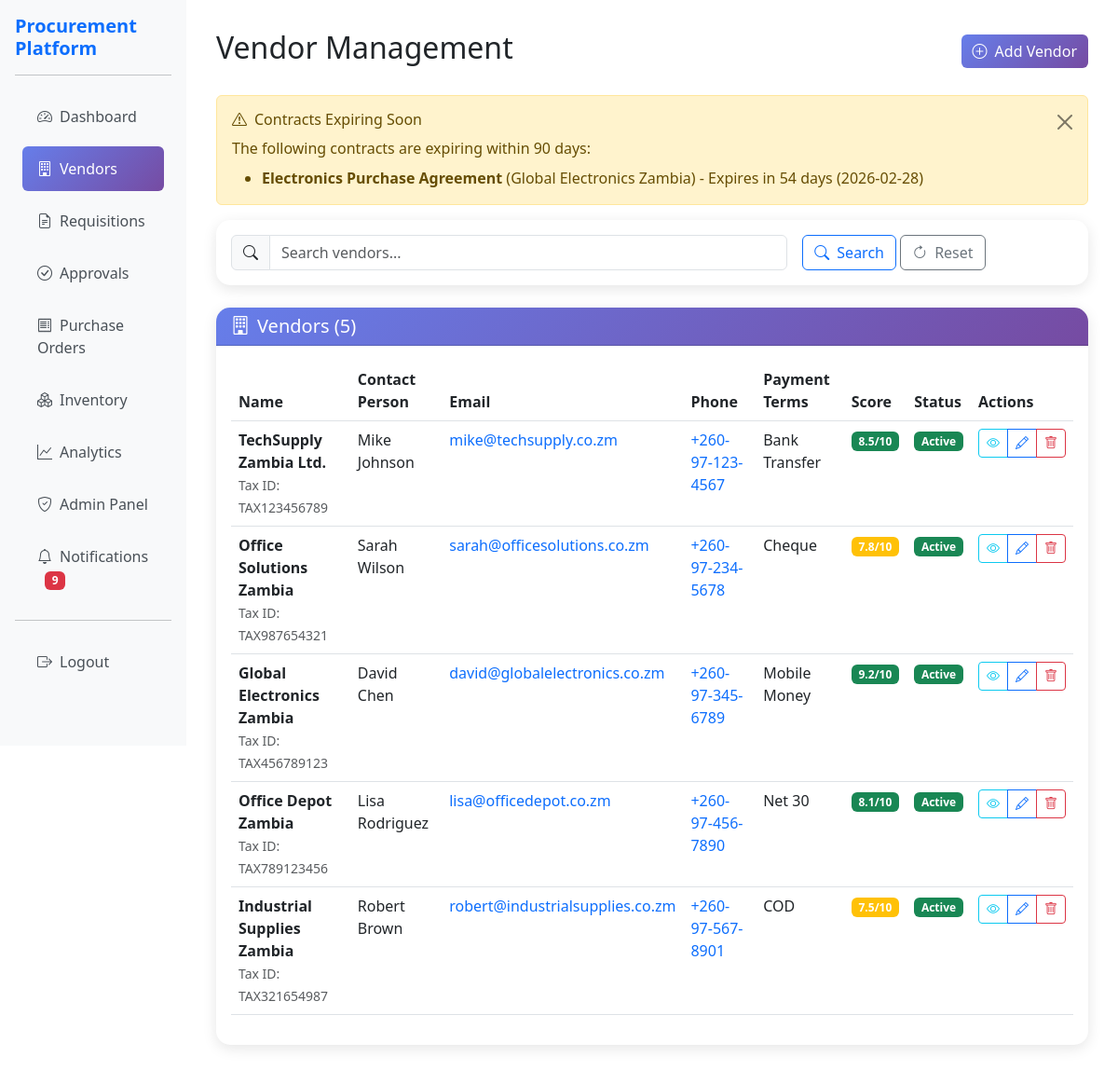
Screenshot of /vendor.php (signed in) with the database file from the repository.
### tables this page shows
CREATE TABLE `vendor_contracts` (
  `id` int(11) NOT NULL,
  `vendor_id` int(11) NOT NULL,
  `contract_number` varchar(50) NOT NULL,
  `contract_name` varchar(255) NOT NULL,
  `contract_type` enum('framework','blanket','standing','service','goods') DEFAULT 'goods',
  `start_date` date NOT NULL,
  `end_date` date NOT NULL,
  `total_value` decimal(15,2) DEFAULT 0.00,
  `currency` varchar(3) DEFAULT 'ZMW',
  `status` enum('draft','active','expiring','expired','terminated') DEFAULT 'draft',
  `terms_and_conditions` text DEFAULT NULL,
  `renewal_notification_days` int(11) DEFAULT 60,
  `created_by` int(11) NOT NULL,
  `created_at` timestamp NOT NULL DEFAULT current_timestamp(),
  `updated_at` timestamp NOT NULL DEFAULT current_timestamp() ON UPDATE current_timestamp()
);

CREATE TABLE `vendors` (
  `id` int(11) NOT NULL,
  `name` varchar(100) NOT NULL,
  `contact_person` varchar(100) DEFAULT NULL,
  `email` varchar(100) DEFAULT NULL,
  `phone` varchar(20) DEFAULT NULL,
  `address` text DEFAULT NULL,
  `tax_id` varchar(50) DEFAULT NULL,
  `payment_terms` varchar(100) DEFAULT NULL,
  `vendor_score` decimal(3,1) DEFAULT 0.0,
  `delivery_time_avg` int(11) DEFAULT 0,
  `defect_rate` decimal(5,2) DEFAULT 0.00,
  `on_time_percentage` decimal(5,2) DEFAULT 0.00,
  `is_active` tinyint(1) DEFAULT 1,
  `created_at` timestamp NOT NULL DEFAULT current_timestamp(),
  `updated_at` timestamp NOT NULL DEFAULT current_timestamp() ON UPDATE current_timestamp()
);

### config/config.php (called while the page is built, shortened)
<?php
function isLoggedIn() {
    return isset($_SESSION['user_id']) && isset($_SESSION['username']);
}
function getCurrentUser() {
    return [
        'id' => $_SESSION['user_id'],
        'username' => $_SESSION['username'],
        'email' => $_SESSION['email'],
        'first_name' => $_SESSION['first_name'],
        'last_name' => $_SESSION['last_name'],
        'role_id' => $_SESSION['role_id'],
        'role_name' => $_SESSION['role_name']
    ];
}
function hasPermission($permission) {
    $user = getCurrentUser();
    if ($user['role_id'] == 1) {
        return true;
    }
    $permissions = $_SESSION['permissions'] ?? [];
    return isset($permissions[$permission]) && $permissions[$permission] === true;
}
?>

### includes/notifications.php (called while the page is built, shortened)
<?php
require_once __DIR__ . '/../config/config.php';
class NotificationSystem {
    private $db;
    public function __construct() {
        $this->db = new Database();
    }
    public function getUnreadCount($user_id) {
        try {
            $conn = $this->db->getConnection();
            $sql = "SELECT COUNT(*) FROM notifications WHERE user_id = ? AND is_read = 0";
            $stmt = $conn->prepare($sql);
            $stmt->execute([$user_id]);
            $count = $stmt->fetchColumn();
            return $count;
        } catch (Exception $e) {
            error_log("Get unread count error: " . $e->getMessage());
            return 0;
        }
    }
}
?>

### vendor.php (the view, shortened to what this page needs)
<?php
require_once 'config/config.php';
require_once 'auth/auth.php';
require_once 'includes/notifications.php';
$db = new Database();
$conn = $db->getConnection();
$action = $_GET['action'] ?? 'list';
$notificationSystem = new NotificationSystem();
$unread_notifications = $notificationSystem->getUnreadCount($_SESSION['user_id']);
$expiring_contracts = [];
try {
    $check_sql = "SELECT COUNT(*) FROM information_schema.tables WHERE table_schema = DATABASE() AND table_name = 'vendor_contracts'";
    $check_stmt = $conn->prepare($check_sql);
    $check_stmt->execute();
    $has_contracts = $check_stmt->fetchColumn() > 0;
    if ($has_contracts) {
        $sql = "SELECT vc.*, v.name as vendor_name, DATEDIFF(vc.end_date, CURDATE()) as days_to_expiry
                FROM vendor_contracts vc
                JOIN vendors v ON vc.vendor_id = v.id
                WHERE vc.status = 'active'
                AND vc.end_date BETWEEN CURDATE() AND DATE_ADD(CURDATE(), INTERVAL 90 DAY)
                ORDER BY vc.end_date ASC
                LIMIT 10";
        $stmt = $conn->prepare($sql);
        $stmt->execute();
        $expiring_contracts = $stmt->fetchAll();
    }
} catch (Exception $e) {
    $expiring_contracts = [];
}
$search = $_GET['search'] ?? '';
$page = max(1, $_GET['page'] ?? 1);
$offset = ($page - 1) * ITEMS_PER_PAGE;
$whereClause = "WHERE 1=1";
$params = [];
$sql = "SELECT * FROM vendors $whereClause ORDER BY created_at DESC LIMIT " . (int)ITEMS_PER_PAGE . " OFFSET " . (int)$offset;
$stmt = $conn->prepare($sql);
$stmt->execute($params);
$vendors = $stmt->fetchAll();
$countSql = "SELECT COUNT(*) FROM vendors $whereClause";
$countStmt = $conn->prepare($countSql);
$countStmt->execute($params);
$totalVendors = $countStmt->fetchColumn();
?>
<!DOCTYPE html>
<html lang="en">
<head>
    <link href="https://cdn.jsdelivr.net/npm/bootstrap@5.3.0/dist/css/bootstrap.min.css" rel="stylesheet">
    <link href="https://cdn.jsdelivr.net/npm/bootstrap-icons@1.10.0/font/bootstrap-icons.css" rel="stylesheet">
</head>
<body>
    <div class="container-fluid">
        <div class="row">
            <div class="col-md-3 col-lg-2 sidebar">
                <div class="p-3">
                    <h5 class="text-primary fw-bold"><?php echo APP_NAME; ?></h5>
                    <hr>
                    <nav class="nav flex-column">
                        <a class="nav-link" href="dashboard.php">
                            <i class="bi bi-speedometer2 me-2"></i>Dashboard
                        </a>
                        <?php if (hasPermission('manage_vendors')): ?>
                        <a class="nav-link active" href="vendor.php">
                            <i class="bi bi-building me-2"></i>Vendors
                        </a>
                        <?php endif; ?>
                        <?php if (hasPermission('create_requisition')): ?>
                        <a class="nav-link" href="requisition.php">
                            <i class="bi bi-file-earmark-text me-2"></i>Requisitions
                        </a>
                        <?php endif; ?>
                        <?php if (hasPermission('approve_requisition')): ?>
                        <a class="nav-link" href="approval.php">
                            <i class="bi bi-check-circle me-2"></i>Approvals
                        </a>
                        <?php endif; ?>
                        <?php if (hasPermission('create_po')): ?>
                        <a class="nav-link" href="purchase_order.php">
                            <i class="bi bi-receipt me-2"></i>Purchase Orders
                        </a>
                        <?php endif; ?>
                        <?php if (hasPermission('view_inventory')): ?>
                        <a class="nav-link" href="inventory.php">
                            <i class="bi bi-boxes me-2"></i>Inventory
                        </a>
                        <?php endif; ?>
                        <?php if (hasPermission('view_analytics')): ?>
                        <a class="nav-link" href="analytics.php">
                            <i class="bi bi-graph-up me-2"></i>Analytics
                        </a>
                        <?php endif; ?>
                        <?php if (hasPermission('manage_users')): ?>
                        <a class="nav-link" href="admin_dashboard.php">
                            <i class="bi bi-shield-check me-2"></i>Admin Panel
                        </a>
                        <?php endif; ?>
                        <a class="nav-link" href="notification_center.php">
                            <i class="bi bi-bell me-2"></i>Notifications
                            <?php if ($unread_notifications > 0): ?>
                                <span class="badge bg-danger ms-2"><?php echo $unread_notifications; ?></span>
                            <?php endif; ?>
                        </a>
                        <hr>
                        <a class="nav-link" href="logout.php">
                            <i class="bi bi-box-arrow-right me-2"></i>Logout
                        </a>
                    </nav>
                </div>
            </div>
            <div class="col-md-9 col-lg-10 main-content">
                <div class="d-flex justify-content-between align-items-center mb-4">
                    <h2>Vendor Management</h2>
                    <button class="btn btn-primary" data-bs-toggle="modal" data-bs-target="#vendorModal">
                        <i class="bi bi-plus-circle me-2"></i>Add Vendor
                    </button>
                </div>
                <?php if (!empty($expiring_contracts) && $action == 'list'): ?>
                    <div class="alert alert-warning alert-dismissible fade show" role="alert">
                        <h6 class="alert-heading"><i class="bi bi-exclamation-triangle me-2"></i>Contracts Expiring Soon</h6>
                        <p class="mb-2">The following contracts are expiring within 90 days:</p>
                        <ul class="mb-0">
                            <?php foreach ($expiring_contracts as $contract): ?>
                                <li>
                                    <strong><?php echo htmlspecialchars($contract['contract_name']); ?></strong>
                                    (<?php echo htmlspecialchars($contract['vendor_name']); ?>) -
                                    Expires in <?php echo $contract['days_to_expiry']; ?> days
                                    (<?php echo date('Y-m-d', strtotime($contract['end_date'])); ?>)
                                </li>
                            <?php endforeach; ?>
                        </ul>
                        <button type="button" class="btn-close" data-bs-dismiss="alert"></button>
                    </div>
                <?php endif; ?>
                <div class="card mb-4">
                    <div class="card-body">
                        <form method="GET" class="row g-3">
                            <div class="col-md-8">
                                <div class="input-group">
                                    <span class="input-group-text"><i class="bi bi-search"></i></span>
                                    <input type="text" class="form-control" name="search" placeholder="Search vendors..." value="<?php echo htmlspecialchars($search); ?>">
                                </div>
                            </div>
                            <div class="col-md-4">
                                <button type="submit" class="btn btn-outline-primary">
                                    <i class="bi bi-search me-2"></i>Search
                                </button>
                                <a href="vendor.php" class="btn btn-outline-secondary">
                                    <i class="bi bi-arrow-clockwise me-2"></i>Reset
                                </a>
                            </div>
                        </form>
                    </div>
                </div>
                <div class="card">
                    <div class="card-header">
                        <h5 class="mb-0"><i class="bi bi-building me-2"></i>Vendors (<?php echo $totalVendors; ?>)</h5>
                    </div>
                    <div class="card-body">
                        <?php if (empty($vendors)): ?>
                            <div class="text-center py-5">
                                <i class="bi bi-building fs-1 text-muted"></i>
                                <h5 class="text-muted mt-3">No vendors found</h5>
                                <p class="text-muted">Start by adding your first vendor</p>
                            </div>
                        <?php else: ?>
                            <div class="table-responsive">
                                <table class="table table-hover">
                                    <thead>
                                        <tr>
                                            <th>Name</th>
                                            <th>Contact Person</th>
                                            <th>Email</th>
                                            <th>Phone</th>
                                            <th>Payment Terms</th>
                                            <th>Score</th>
                                            <th>Status</th>
                                            <th>Actions</th>
                                        </tr>
                                    </thead>
                                    <tbody>
                                        <?php foreach ($vendors as $v): ?>
                                            <tr>
                                                <td>
                                                    <strong><?php echo htmlspecialchars($v['name']); ?></strong>
                                                    <?php if ($v['tax_id']): ?>
                                                        <br><small class="text-muted">Tax ID: <?php echo htmlspecialchars($v['tax_id']); ?></small>
                                                    <?php endif; ?>
                                                </td>
                                                <td><?php echo htmlspecialchars($v['contact_person']); ?></td>
                                                <td>
                                                    <a href="mailto:<?php echo htmlspecialchars($v['email']); ?>" class="text-decoration-none">
                                                        <?php echo htmlspecialchars($v['email']); ?>
                                                    </a>
                                                </td>
                                                <td>
                                                    <a href="tel:<?php echo htmlspecialchars($v['phone']); ?>" class="text-decoration-none">
                                                        <?php echo htmlspecialchars($v['phone']); ?>
                                                    </a>
                                                </td>
                                                <td><?php echo htmlspecialchars($v['payment_terms']); ?></td>
                                                <td>
                                                    <span class="badge bg-<?php echo $v['vendor_score'] >= 8 ? 'success' : ($v['vendor_score'] >= 6 ? 'warning' : 'danger'); ?>">
                                                        <?php echo number_format($v['vendor_score'], 1); ?>/10
                                                    </span>
                                                </td>
                                                <td>
                                                    <span class="badge bg-<?php echo $v['is_active'] ? 'success' : 'danger'; ?>">
                                                        <?php echo $v['is_active'] ? 'Active' : 'Inactive'; ?>
                                                    </span>
                                                </td>
                                                <td>
                                                    <div class="btn-group" role="group">
                                                        <a href="vendor.php?action=view&id=<?php echo $v['id']; ?>" class="btn btn-sm btn-outline-info" title="View Details">
                                                            <i class="bi bi-eye"></i>
                                                        </a>
                                                        <button class="btn btn-sm btn-outline-primary" onclick="editVendor(<?php echo htmlspecialchars(json_encode($v)); ?>)" title="Edit">
                                                            <i class="bi bi-pencil"></i>
                                                        </button>
                                                        <button class="btn btn-sm btn-outline-danger" onclick="deleteVendor(<?php echo $v['id']; ?>, '<?php echo htmlspecialchars($v['name']); ?>')" title="Delete">
                                                            <i class="bi bi-trash"></i>
                                                        </button>
                                                    </div>
                                                </td>
                                            </tr>
                                        <?php endforeach; ?>
                                    </tbody>
                                </table>
                            </div>
                        <?php endif; ?>
                    </div>
                </div>
            </div>
        </div>
    </div>
</body>
</html>

### rows the page displays
vendor_contracts: contract_name "Electronics Purchase Agreement", vendor.name "Global Electronics Zambia", days_to_expiry "54", end_date "2026-02-28"
vendors: name "TechSupply Zambia Ltd.", tax "TAX123456789", contact_person "Mike Johnson", email "mike@techsupply.co.zm", phone "+260-97-123-4567", payment_terms "Bank Transfer", vendor_score "8.5", is_active "Active"
vendors: name "Office Solutions Zambia", tax "TAX987654321", contact_person "Sarah Wilson", email "sarah@officesolutions.co.zm", phone "+260-97-234-5678", payment_terms "Cheque", vendor_score "7.8", is_active "Active"
vendors: name "Global Electronics Zambia", tax "TAX456789123", contact_person "David Chen", email "david@globalelectronics.co.zm", phone "+260-97-345-6789", payment_terms "Mobile Money", vendor_score "9.2", is_active "Active"
vendors: name "Office Depot Zambia", tax "TAX789123456", contact_person "Lisa Rodriguez", email "lisa@officedepot.co.zm", phone "+260-97-456-7890", payment_terms "Net 30", vendor_score "8.1", is_active "Active"
vendors: name "Industrial Supplies Zambia", tax "TAX321654987", contact_person "Robert Brown", email "robert@industrialsupplies.co.zm", phone "+260-97-567-8901", payment_terms "COD", vendor_score "7.5", is_active "Active"

### other values shown
APP_NAME "Procurement Platform"
$unread_notifications "9"
$totalVendors "5"
